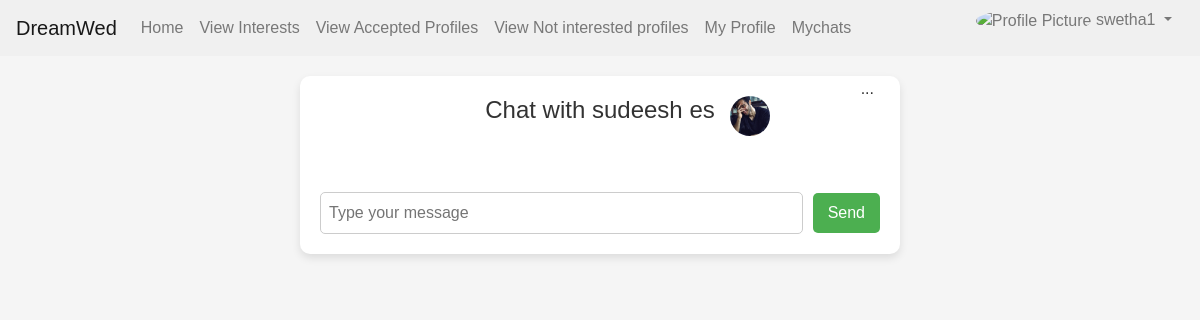
The app's page /matchat/chat/64/ (signed in) with its own data.
### matrimony/models.py (models this page shows, shortened)
class PersonalDetails(models.Model):
    user = models.OneToOneField(User, on_delete=models.CASCADE)  # Create a one-to-one relationship with the User model
    first_name = models.CharField(max_length=100)
    middle_name = models.CharField(max_length=100,blank=True, null=True)
    last_name = models.CharField(max_length=100)
    gender = models.CharField(max_length=10)
    birth_place = models.CharField(max_length=100)
    address = models.CharField(max_length=100)
    date_of_birth = models.DateField()
    blood_group = models.CharField(max_length=10)
    phone_number = models.CharField(max_length=15,unique=True)
    profile_image = models.ImageField(upload_to='profile_images/', blank=True, null=True)  # Define the profile image field
    mother_tongue = models.CharField(max_length=100)
    religion = models.CharField(max_length=100)
    sector = models.CharField(max_length=100)
    perso_fill = models.BooleanField(default=False)
    marital_status = models.CharField(max_length=100)
    about_you = models.TextField(blank=True)
    aadhar_card = models.FileField(upload_to='aadhar_cards/', blank=True, null=True)
    aadhar_valid = models.BooleanField(default=True)
    hobbies = models.ManyToManyField(Hobby, blank=True,null=True)

### matchat/views.py (the view)
# urls.py: path('chat/<int:receiver_id>/', views.chat, name='chat'),
@login_required
def chat(request, receiver_id):
    receiver = User.objects.get(pk=receiver_id)
    personal_details = PersonalDetails.objects.get(user=receiver)
    messages_sent_by_request_user = Message.objects.filter(sender=request.user, receiver=receiver)
    messages_received_by_request_user = Message.objects.filter(sender=receiver, receiver=request.user)
    messages = messages_sent_by_request_user | messages_received_by_request_user
    messages = messages.order_by('timestamp')
    for message in messages:
        message.is_incoming = message.receiver == request.user
    context = {
        'receiver': receiver,
        'personal_details': personal_details,
        'messages': messages,
        'receiver_id': receiver_id,  # Include receiver_id in the context
    }
    return render(request, 'matchat/chat.html', context)

### matchat/templates/matchat/chat.html (shortened to what this page needs)
{% load static %}
<!DOCTYPE html>
<html lang="en">
<head>
    <link rel="stylesheet" href="https://maxcdn.bootstrapcdn.com/bootstrap/4.5.2/css/bootstrap.min.css">
    <link rel="stylesheet" href="https://code.jquery.com/ui/1.12.1/themes/base/jquery-ui.css">
</head>
<body>
    <nav class="navbar navbar-expand-lg navbar-light" style="background-color: #f0f0f0;">
        <a class="navbar-brand" href="#">DreamWed</a>
        <div class="collapse navbar-collapse" id="navbarNav">
            <ul class="navbar-nav">
                <li class="nav-item ">
                    <a class="nav-link" href="{% url 'matrimony:home' %}">Home</a>
                </li>
                <li class="nav-item">
                    <a class="nav-link" href="{% url 'matint:received_interests' %}">View Interests</a>
                </li>
                <li class="nav-item">
                    <a class="nav-link" href="{% url 'matint:accepted_interests' %}">View Accepted Profiles</a>
                </li>
                <li class="nav-item">
                    <a class="nav-link" href="{% url 'matint:notinterested_list' %}">View Not interested profiles</a>
                </li>
                <li class="nav-item">
                    <a class="nav-link" href="{% url 'matrimony:myprofile' %}">My Profile</a>
                </li>
                <li class="nav-item">
                    <a class="nav-link" href="{% url 'matchat:mychats' %}">
                        Mychats{% if unread_message_count > 0 %} <span class="badge badge-danger">{{ unread_message_count }}</span>{% endif %}
                    </a>
                </li>
            </ul>
            <ul class="navbar-nav ml-auto">
                <li class="nav-item dropdown">
                    <a class="nav-link dropdown-toggle" href="#" id="profileDropdown" role a "button" data-toggle="dropdown" aria-haspopup="true" aria-expanded="false">
                        <img src="{{ request.session.profile_image_url }}" alt="Profile Picture" width="40" height="40" class="rounded-circle">
                        {{ request.session.suser }}
                    </a>
                </li>
            </ul>
        </div>
    </nav>
    <div class="chat-container">
        <h1>Chat with {{ personal_details.first_name }} {{ personal_details.last_name }}</h1>
<img src="{{ personal_details.profile_image.url }}" alt="Profile Picture" class="profile-image">
        <div class="dropdown">
            <button class="dropbtn" onclick="toggleDropdown()">...</button>
        </div>
        <div id="message-box">
        </div>
        <form id="message-form">
            <input type="text" id="message-input" placeholder="Type your message">
            <button type="submit">Send</button>
        </form>
    </div>
</body>
</html>

### matchat/templates/matchat/chat.html (style rules this page uses)
body { font-family: Arial, sans-serif; background-color: #f5f5f5; margin: 0; padding: 0; }
.chat-container { position: relative; max-width: 600px; margin: 20px auto; padding: 20px; background-color: #fff; box-shadow: 0 4px 8px rgba(0, 0, 0, 0.1); border-radius: 10px; }
h1 { text-align: center; font-size: 24px; color: #333; }
#message-box { max-height: 400px; overflow-y: auto; padding: 10px; }
#message-form { margin-top: 15px; display: flex; align-items: center; }
#message-input { flex: 1; padding: 8px; border: 1px solid #ccc; border-radius: 5px; margin-right: 10px; }
#message-form button { padding: 8px 15px; background-color: #4CAF50; color: #fff; border: none; border-radius: 5px; cursor: pointer; }
.dropdown { position: absolute; top: 0; right: 0; margin-right: 20px; }
.dropbtn { background-color: #fff; color: #333; font-size: 16px; border: none; cursor: pointer; }
.profile-image { width: 40px; height: 40px; border-radius: 50%; margin-left: 410px; margin-top: -60px; object-fit: cover; }

### records on screen
PersonalDetails: first_name "sudeesh", last_name "es", profile_image (picture)

### other values on screen
{{ request.session.suser }} "swetha1"
